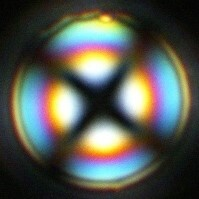
%> input picture Matlab/Data/droplet1.jpg, 199 x 199 px
$ octave ch6_svd_reconstruction.m   (GNU Octave 9; MATLAB toolbox functions it lacks are replaced by stand-ins)
%> lines starting %> are read from the running program, lines starting %| are printed output that depends on the picture
% Victor Z
% UW-Madison, 2020
% use svd to compress image
clc; clear all; close all hidden;

%reading and converting the image from RGB to grayscale
inImage = imread('./Data/droplet1.jpg');
%> inImage is the input picture: size 199x199x3 uint8; mean R, G, B 85.8, 88.4, 80.7
inImage = rgb2gray(inImage);
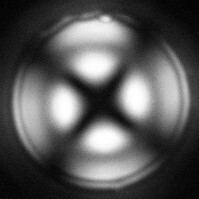
%> inImage: size 199x199 uint8; min 1, max 255, mean 86.8
inImageD=double(inImage); % this is a matrix

imwrite(inImage,"./Data/droplet1g.jpg")

size(inImageD)
%> ans = [199 199]

figure;
imshow(uint8(inImageD));

% decomposing the image using singular value decomposition
[U,S,V]=svd(inImageD);

rank(inImageD)
%> ans = 199

% Using different number of singular values (diagonal of S) to compress and
% reconstruct the image
dispEr = [];
numSVals = [];
bytesVals = [];

Nv = [1, 3, 5, 20];
figure;
for idx=1:length(Nv)

    N = Nv(idx);
    % store the singular values in a temporary var
    C = S;

    % discard the diagonal values not required for compression
    C(N+1:end,:)=0;
    C(:,N+1:end)=0;

    % Construct an Image using the selected singular values
    D=U*C*V';

    error=sum(sum((inImageD-D).^2));

    % display and compute error
    figure(1)
    subplot(2,2,idx)
    imshow(uint8(D));


    % store vals for display
    dispEr = [dispEr; error];
    numSVals = [numSVals; N];

end
%> this loop made 4 passes
%> (error, dispEr) on passes 1 to 4: (124062246.8, 124062246.8), (23766020.9, [124062246.8; 23766020.9]), (3675264.1, [124062246.8; 23766020.9; 3675264.1]), (331981.7, [124062246.8; 23766020.9; 3675264.1; 331981.7])
%> pass 1, `imshow(uint8(D));`:
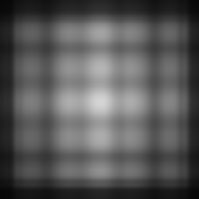
%> displayed picture: size 199x199, on the screen's scale of 0 to 255; min 6, max 213, mean 88
%> pass 2, `imshow(uint8(D));`:
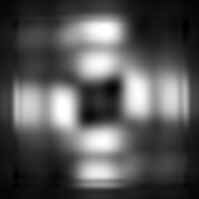
%> displayed picture: size 199x199, on the screen's scale of 0 to 255; min 0, max 255, mean 86.8
%> after the loop, numSVals = [1; 3; 5; 20]
%> after the loop:
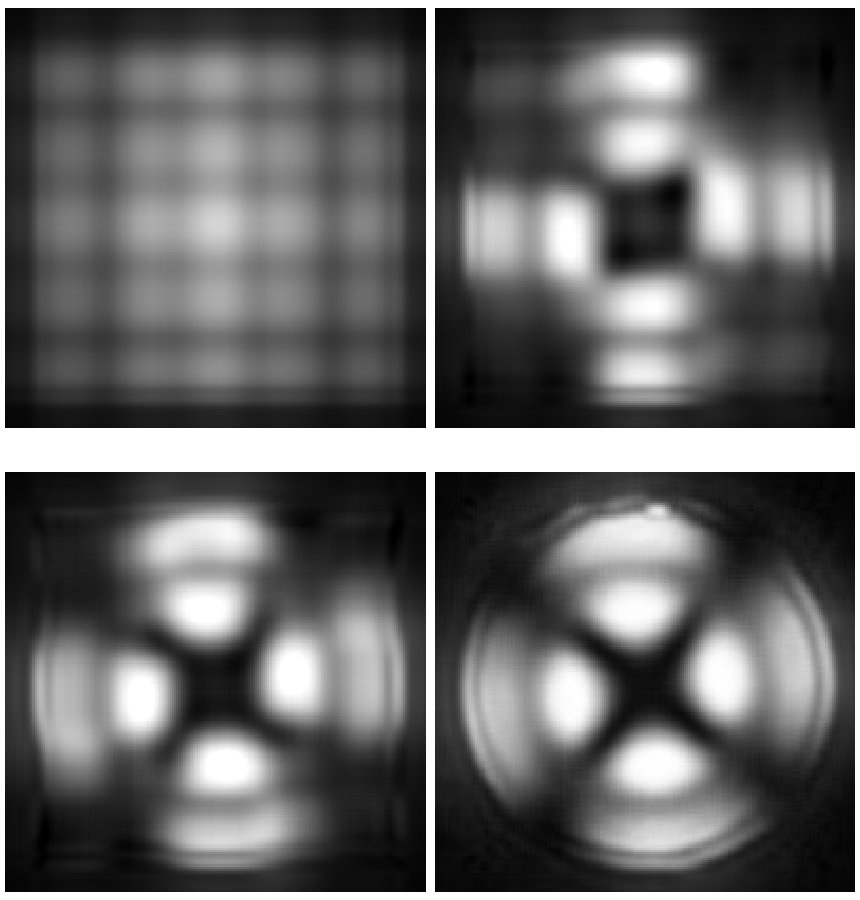
%> figure redrawn from the program's plot data, 4 panels

figure(1)
print -depsc -r1200 ch6_approximation_droplet.eps

% dislay the error graph
figure(2);
plot(numSVals, dispEr,'black');
grid on
xlabel('k');
ylabel('Error');
axis([min(numSVals) max(numSVals) min(dispEr) max(dispEr)])
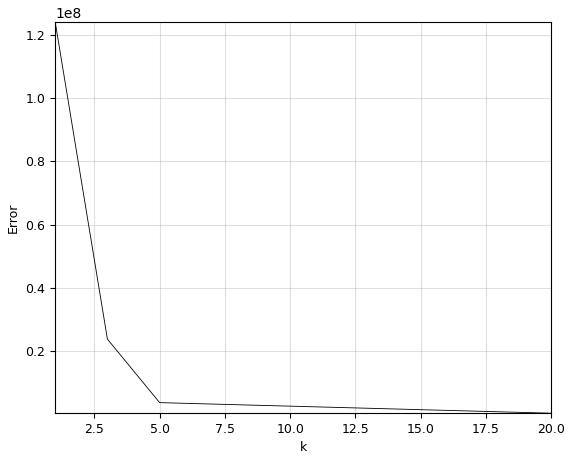
%> figure redrawn from the program's plot data

$ run again, with Matlab/Data/droplet2.jpg copied over Matlab/Data/droplet1.jpg
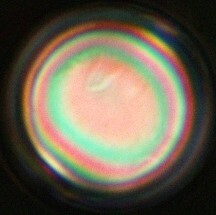
%> input picture Matlab/Data/droplet2.jpg, 216 x 215 px
%> inImage is the input picture: size 215x216x3 uint8; mean R, G, B 107.5, 97.6, 80.4
%> inImage: size 215x216 uint8
%> `rank(inImageD)`: ans = 215
%> the loop `for idx=1:length(Nv)` made 4 passes
%> (error, dispEr) on passes 1 to 4: (17546646.3, 17546646.3), (5984303.3, [17546646.3; 5984303.3]), (3928725.4, [17546646.3; 5984303.3; 3928725.4]), (323126.4, [17546646.3; 5984303.3; 3928725.4; 323126.4])
%> pass 1, `imshow(uint8(D));`:
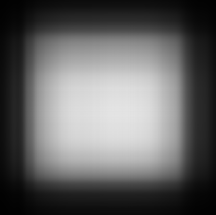
%> displayed picture: size 215x216, on the screen's scale of 0 to 255; min 1, max 228, mean 98.8
%> after the loop `for idx=1:length(Nv)`: numSVals = [1; 3; 5; 20]
%> `axis([min(numSVals) max(numSVals) min(dispEr) max(dispEr)])`:
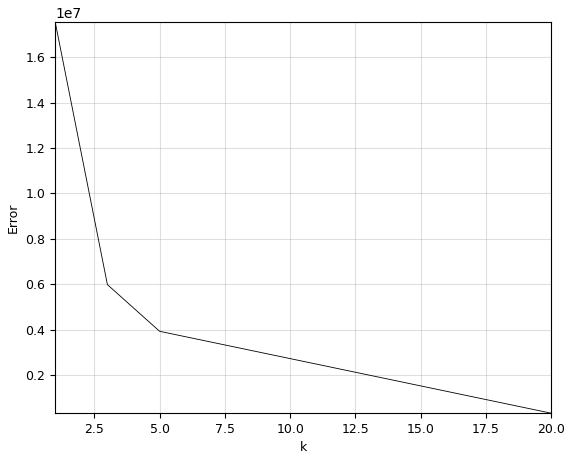
%> figure redrawn from the program's plot data

$ run again, with Matlab/Data/droplet3.jpg copied over Matlab/Data/droplet1.jpg
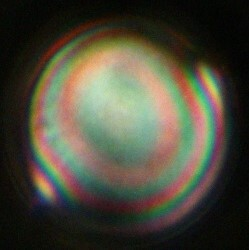
%> input picture Matlab/Data/droplet3.jpg, 249 x 250 px
%> inImage is the input picture: size 250x249x3 uint8; mean R, G, B 75.7, 73.4, 58.6
%> inImage: size 250x249 uint8
%> `rank(inImageD)`: ans = 249
%> the loop `for idx=1:length(Nv)` made 4 passes
%> (error, dispEr) on passes 1 to 4: (24108849.2, 24108849.2), (6010687.7, [24108849.2; 6010687.7]), (2962591.1, [24108849.2; 6010687.7; 2962591.1]), (309027.1, [24108849.2; 6010687.7; 2962591.1; 309027.1])
%> pass 1, `imshow(uint8(D));`:
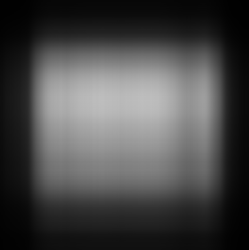
%> displayed picture: size 250x249, on the screen's scale of 0 to 255; min 0, max 190, mean 72.2
%> after the loop `for idx=1:length(Nv)`: numSVals = [1; 3; 5; 20]
%> `axis([min(numSVals) max(numSVals) min(dispEr) max(dispEr)])`:
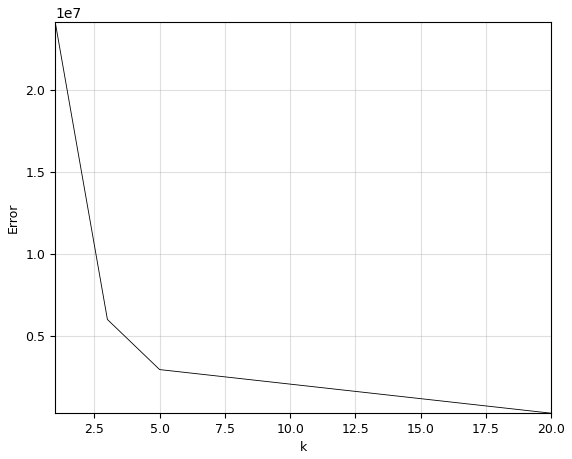
%> figure redrawn from the program's plot data

$ run again, with Matlab/Data/droplet4.jpg copied over Matlab/Data/droplet1.jpg
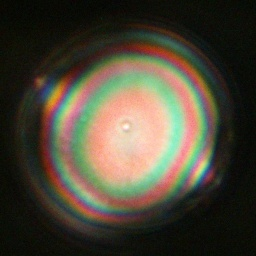
%> input picture Matlab/Data/droplet4.jpg, 256 x 256 px
%> inImage is the input picture: size 256x256x3 uint8; mean R, G, B 76.2, 70, 55.2
%> inImage: size 256x256 uint8
%> `rank(inImageD)`: ans = 256
%> the loop `for idx=1:length(Nv)` made 4 passes
%> (error, dispEr) on passes 1 to 4: (16230734.4, 16230734.4), (5463826.3, [16230734.4; 5463826.3]), (3320048.2, [16230734.4; 5463826.3; 3320048.2]), (426583, [16230734.4; 5463826.3; 3320048.2; 426583])
%> pass 1, `imshow(uint8(D));`:
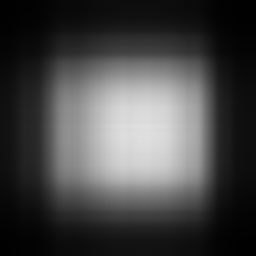
%> displayed picture: size 256x256, on the screen's scale of 0 to 255; min 1, max 224, mean 69.4
%> after the loop `for idx=1:length(Nv)`: numSVals = [1; 3; 5; 20]
%> `axis([min(numSVals) max(numSVals) min(dispEr) max(dispEr)])`:
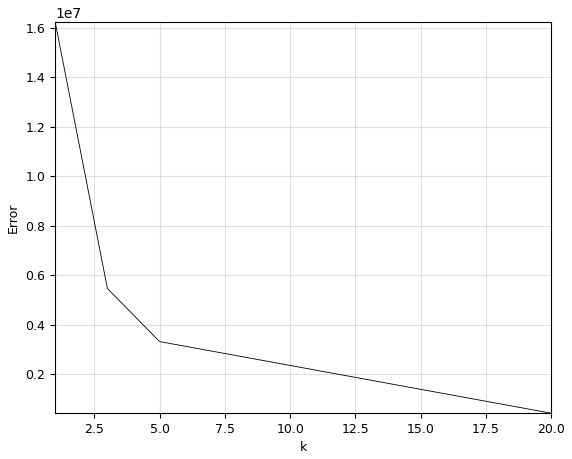
%> figure redrawn from the program's plot data
